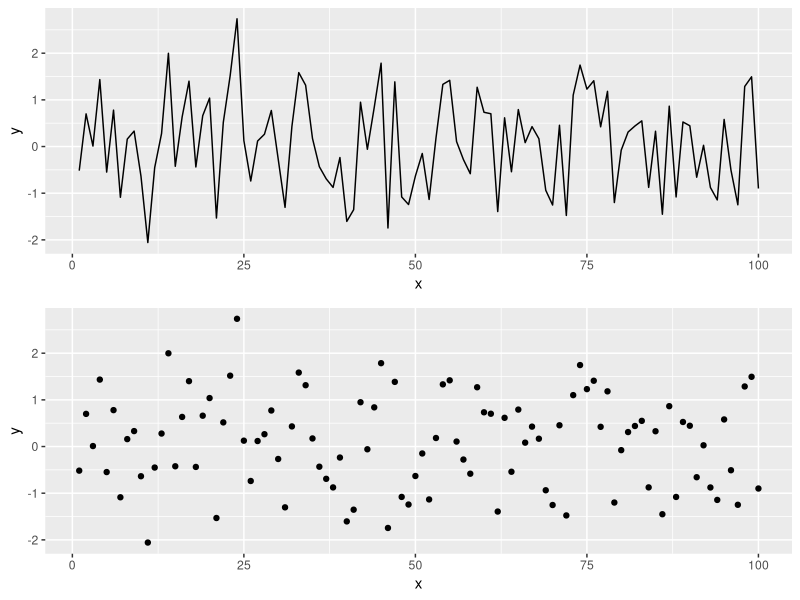

Here is the R script that generated this plot:
## ---- chunk 1
knitr::opts_chunk$set(echo = TRUE, fig.width = 8, fig.height = 8, fig.align = "center")
## ---- chunk 2
library(tidyverse)
library(gridExtra)
## ---- chunk 3
# Simulating data according to a normal distribution
x <- seq(1:100)
y <- rnorm(100) # Generating data form a normal distribution with mean 0 and variance 1
data <- data.frame(x = x, y = y ) # Creating a data frame
p1 = ggplot(data, aes(x= x, y = y)) +
geom_line()
p2 = ggplot(data, aes(x= x, y = y)) +
geom_point()
grid.arrange(p1, p2)
